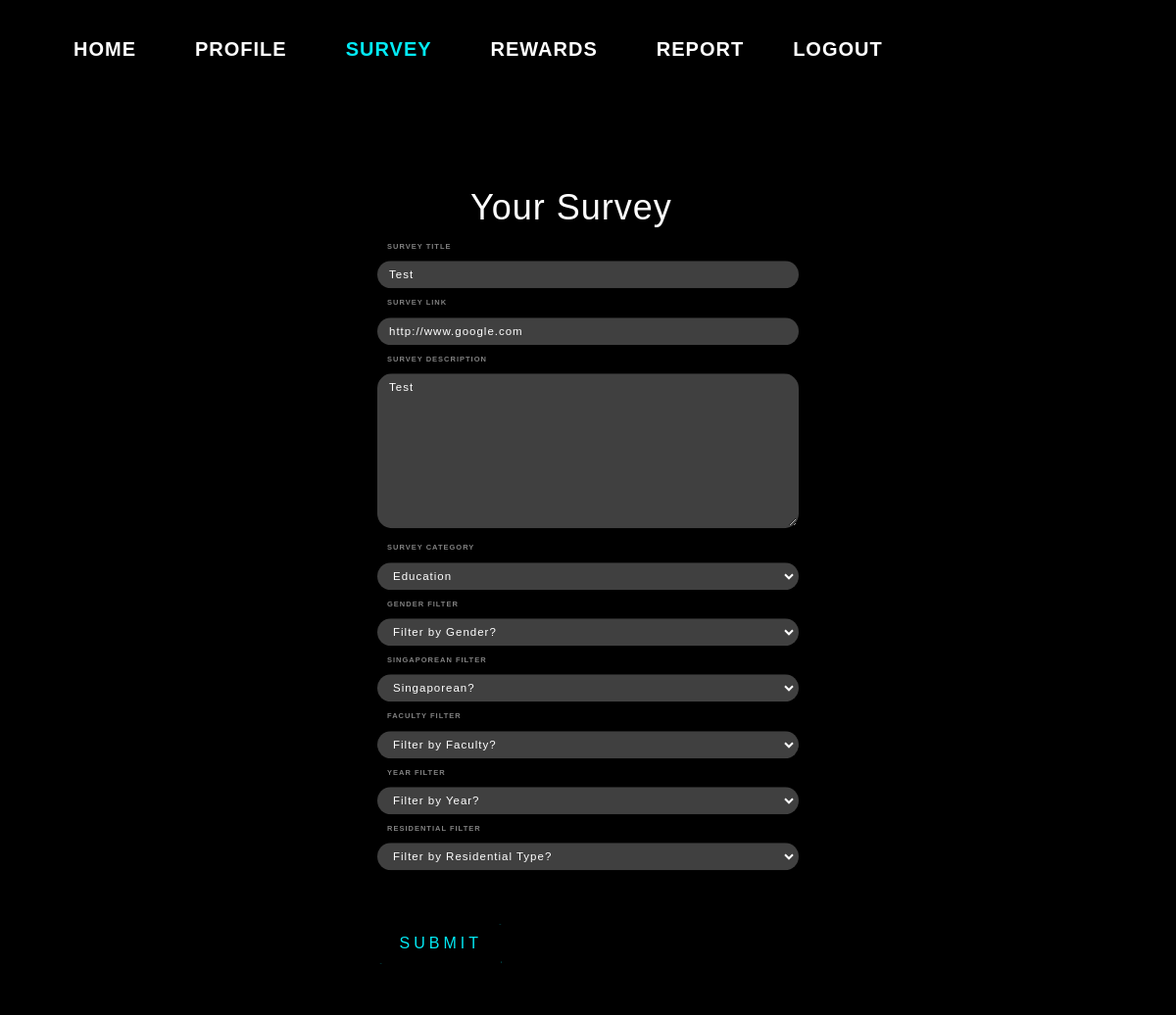
The app's page /tracksurvey/survey/20/update/ (signed in) with its own data.
### survey/models.py (models this page shows, shortened)
class UploadSurvey(models.Model):
    user = models.ForeignKey(to=User, null=True, on_delete=models.SET_NULL,blank=True)
    uploadDate = models.DateField(default=timezone.now)
    surveytitle = models.CharField('Survey Title', max_length=100)
    surveylink = models.URLField('Survey Link', max_length=200)
    surveydescription = models.CharField('Survey Description',
        max_length=5000,
        help_text="Include your survey dscription here!")
    surveycategory_choices = [
    ('EDN','Education'),
    ('HTC','Healthcare'),
    ('LFS','Lifestyle'),
    ('NUS','NUS-Related'),
    ('OTH','Others')]
    surveycategory = models.CharField('Survey Category',choices=surveycategory_choices, max_length=100, default='OTH')
    gender_filter=models.ManyToManyField(GenderFilter,blank=True)
    singaporean_filter=models.ManyToManyField(SingaporeanFilter, blank=True)
    faculty_filter=models.ManyToManyField(FacultyFilter,blank=True)
    year_filter=models.ManyToManyField(YearFilter,blank=True)
    residential_filter=models.ManyToManyField(ResidentialFilter, blank=True)

### survey/views.py (the view, shortened to what this page needs)
# urls.py: path('tracksurvey/survey/<int:pk>/update/', SurveyUpdateView.as_view(), name='updatesurvey'),
class SurveyUpdateView(LoginRequiredMixin, UserPassesTestMixin, SuccessMessageMixin, UpdateView):
    model=UploadSurvey
    form_class=UploadSurveyForm
    success_message = "Your survey was successfully updated!"
    def test_func(self):
        survey=self.get_object()
        if self.request.user == survey.user:
            return True
        return False

### survey/models.py (called while the page is built)
    def __str__(self):
        return self.gender_filter

    def __str__(self):
        return self.singaporean_filter

    def __str__(self):
        return self.faculty_filter

    def __str__(self):
        return self.year_filter

    def __str__(self):
        return self.residential_filter

### survey/templates/survey/uploadsurvey_form.html (shortened to what this page needs)
{% extends "survey/base.html" %}
{% load static %}
{% block css %}
<link rel="stylesheet" type="text/css" href="{% static 'accounts/profile.css'%}">
<link rel="stylesheet" type="text/css" href="{% static 'survey/uploadsurvey.css'%}">
{% endblock %}
{% block navbar %}
<div class="nav_box">
<header class="navbarheader">
<div class=nav>
  <ul class=navbarlist>
    <a href="{% url 'survey:dashboard' %}" role="button">Home</a>
    <a href="{% url 'accounts:profile' %}" role="button">Profile</a>
    <a href="{% url 'survey:survey' %}" role="button" class="active">Survey</a>
    <a href="{% url 'survey:shoprewards' %}" role="button" >Rewards</a>
    <a href="{% url 'survey:report' %}" role="button">Report</a>
    <a href="{% url 'logout' %}" id="logout">Logout</a>
  </ul>
</div>
</header>
</div>
{% endblock %}
{% block body_block %}
{% load widget_tweaks %}
<div id="uploadsurvey-box" class="box">
  <h1 class=survey_header>
    Your Survey
  </h1>
  <form method="POST" id="uploadsurvey_form">
      <div class=form-row>
        <label for="surveytitle" class="login__label"> Survey Title </label>
        {{form.surveytitle}}
      </div>
      <div class=form-row>
        <label for="surveylink" class="login__label"> Survey Link </label>
        {{form.surveylink}}
      </div>
      <div class=form-row>
        <label for="surveydescription" class="login__label"> Survey Description </label>
        {{form.surveydescription}}
      </div>
      <div class=form-row>
        <label for="surveycategory" class="login__label"> Survey Category </label>
        {{form.surveycategory}}
      </div>
      <div class=form-row>
        <label for="gender_filter" class="login__label"> Gender Filter</label>
        <select class="login__input" id='login-input-user'>
          <option>Filter by Gender?</option>
        </select>
      </div>
      <div class=form-row>
        <label for="singaporean_filter" class="login__label"> Singaporean Filter</label>
        <select class="login__input" id='login-input-user'>
          <option>Singaporean?</option>
        </select>
      </div>
      <div class=form-row>
        <label for="faculty_filter" class="login__label"> Faculty Filter</label>
        <select class="login__input" id='login-input-user'>
          <option>Filter by Faculty?</option>
        </select>
      </div>
      <div class=form-row>
        <label for="year_filter" class="login__label"> Year Filter</label>
        <select class="login__input" id='login-input-user'>
          <option>Filter by Year?</option>
        </select>
      </div>
      <div class=form-row>
        <label for="residential_filter" class="login__label"> Residential Filter</label>
        <select class="login__input" id='login-input-user'>
          <option>Filter by Residential Type?</option>
        </select>
      </div>
      <div class="box submit-button">
        <a href="#" onclick= "document.getElementById('uploadsurvey_form').submit()" id="update-button">
            Submit
        </a>
    </div>
  </form>
</div>
{% endblock %}

### survey/static/survey/base.css (style rules this page uses)
html { height: 100%; }
body { background: #000000; margin: auto; font-family: "Trebuchet MS", monospace; }
div { padding:5px; }

### survey/static/survey/nav.css (style rules this page uses)
.navbarheader { color: white; display: flex; align-items: center; justify-content: center; overflow: hidden; display: flex; align-items: center; justify-content: center; flex-direction: row; height:100px; position:fixed; }
.navbarlist { display: flex; list-style-type: none; }
.navbarlist a { margin: 10px 30px; position: relative; color: white; font-family: 'Oswald', sans-serif; font-size: 20px; font-weight: bold; text-transform: uppercase; text-decoration: none; }
.navbarlist a:before { position: absolute; bottom: -2px; content: ''; width: 100%; height: 3px; background: #03e9f4; transform: translateX(-100%); opacity: 0; }
.navbarlist .active { color: #03e9f4; }
#logout { margin-left: 20px; }

### accounts/static/accounts/profile.css (style rules this page uses)
body { background-color: black; font-family: 'Montserrat', sans-serif; font-size: 16px; line-height: 1.25; letter-spacing: 1px; }
* { box-sizing: border-box; transition: .25s all ease; }
.login__label { display: block; padding-left: 1rem; }
.login__label, .login__label--checkbox { color: rgba(255, 255, 255, 0.5); text-transform: uppercase; font-size: .75rem; margin-bottom: 1rem; }
.login__input { color: white; font-size: 1.15rem; width: 100%; padding: .5rem 1rem; border: 2px solid transparent; outline: none; border-radius: 1.5rem; background-color: rgba(255, 255, 255, 0.25); letter-spacing: 1px; }
.box { position: absolute; top: 50%; left: 50%; padding: 0px; transform: translate(-50%, -50%); background: rgba(0, 0, 0, 0.753); box-sizing: border-box; box-shadow: 0 15px 25px rgba(0,0,0,.6); border-radius: 0px; margin-top: 20px; }
.box a { display: inline-block; padding: 10px 20px; color: #03e9f4; font-size: 16px; text-decoration: none; text-transform: uppercase; overflow: hidden; transition: .5s; letter-spacing: 4px }
#update-button { position: absolute; margin-top:-100px; margin-left: 420px; margin-bottom: 100px; }

### survey/static/survey/uploadsurvey.css (style rules this page uses)
#uploadsurvey-box { margin-top:100px; }
.submit-button { position: relative; margin-top:150px; margin-left: -275px; }
.survey_header { color: white; margin-left: 100px; margin-top:0px; }

### records on screen
UploadSurvey: surveytitle "Test", surveylink "http://www.google.com", surveydescription "Test", surveycategory "Education"
